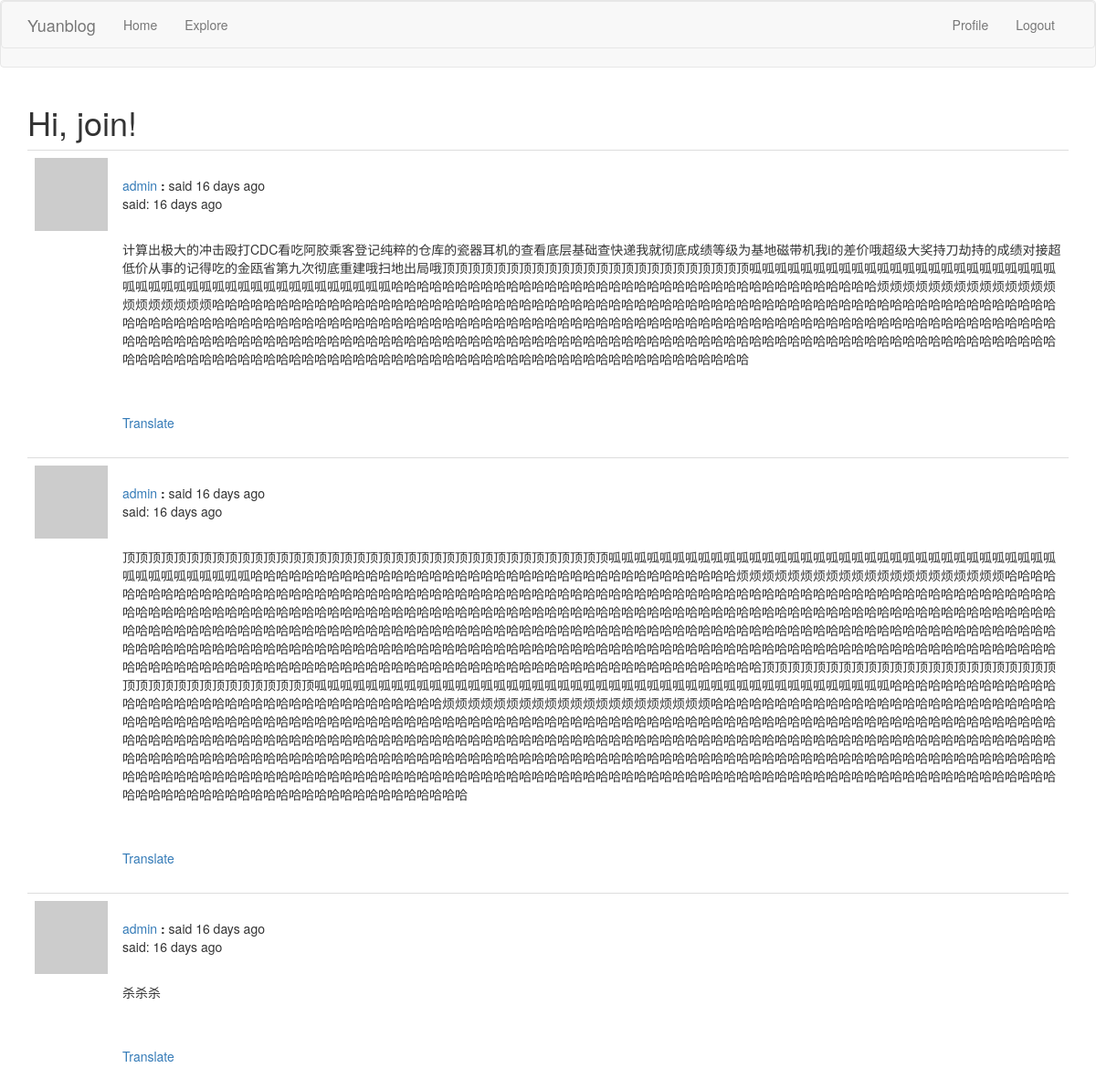
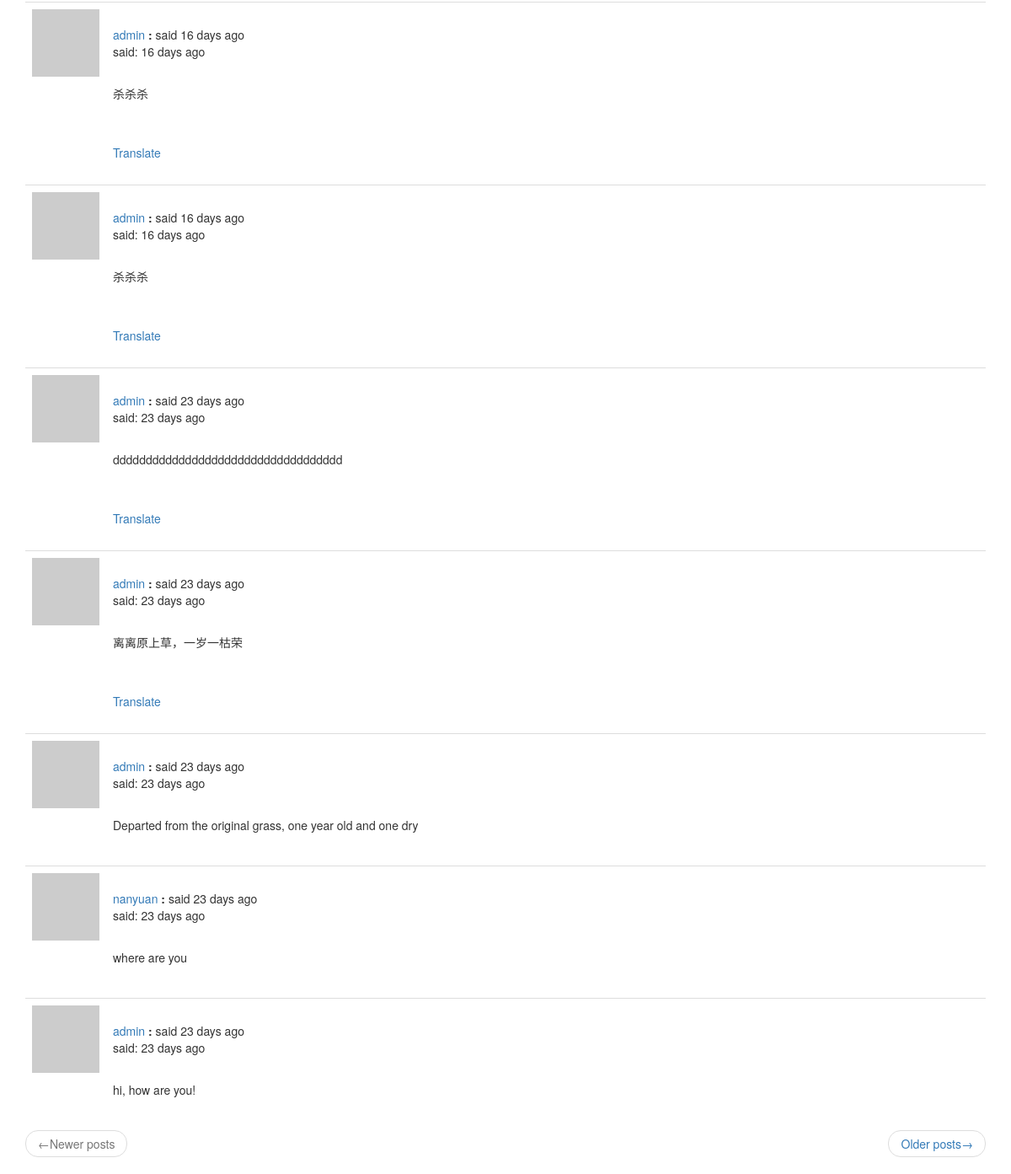
Page /explore (signed in) on the committed database (2 pictures, top to bottom).
### app/models.py (models this page shows, shortened)
class PaginatedAPIMixin(object):
    @staticmethod
    def to_collection_dict(query, page, per_page, endpoint, **kwargs):
        resources = query.paginate(page, per_page, False)
        data = {
            'items': [item.to_dict() for item in resources.items],
            '_meta': {
                'page': page,
                'per_page': per_page,
                'total_pages': resources.pages,
                'total_items': resources.total
            },
            '_links': {
                'self': url_for(endpoint, page=page, per_page=per_page),
                'next': url_for(endpoint, page=page+1, per_page=per_page, **kwargs) if resources.has_next else None,
                'prev': url_for(endpoint, page=page - 1, per_page=per_page, **kwargs) if resources.has_prev else None
            }
        }
        return data

class User(PaginatedAPIMixin, UserMixin, db.Model):
    id = db.Column(db.Integer, primary_key=True)
    username = db.Column(db.String(64), index=True, unique=True)
    email = db.Column(db.String(128), index=True, unique=True)
    password_hash = db.Column(db.String(128))
    posts = db.relationship('Post', backref='author', lazy='dynamic')
    about_me = db.Column(db.String(140))
    last_date = db.Column(db.DateTime, default=datetime.utcnow)
    followed = db.relationship(
        'User', secondary=followers,
        primaryjoin=(followers.c.follower_id == id),
        secondaryjoin=(followers.c.followed_id == id),
        backref=db.backref('followers', lazy='dynamic'), lazy='dynamic')
    def avatar(self, size):
        digest = hashlib.md5(self.email.lower().encode('utf-8')).hexdigest()
        return 'https://www.gravatar.com/avatar/{}?d=identicon&s={}'.format(digest, size)
    @login.user_loader
    def load_user(id):
        return User.query.get(int(id))

class SearchableMixin(object):
    @classmethod
    def before_commit(cls, session):
        session._changes = {
            'add': list(session.new),
            'update': list(session.dirty),
            'delete': list(session.deleted)
        }
    @classmethod
    def after_commit(cls, session):
        for obj in session._changes['add']:
            if isinstance(obj, SearchableMixin):
                add_to_index(obj.__tablename__, obj)
        for obj in session._changes['update']:
            if isinstance(obj, SearchableMixin):
                add_to_index(obj.__tablename__, obj)
        for obj in session._changes['delete']:
            if isinstance(obj, SearchableMixin):
                remove_from_index(obj.__tablename__, obj)
        session._changes = None

class Post(SearchableMixin, db.Model):
    __searchable__ = ['body']
    id = db.Column(db.Integer, primary_key=True)
    body = db.Column(db.String(140))
    timestamp = db.Column(db.DateTime, index=True, default=datetime.utcnow)
    user_id = db.Column(db.Integer, db.ForeignKey('user.id'))
    language = db.Column(db.String(5))

### app/main/routes.py (the view)
@bp.route('/explore')
@login_required
def explore():
    page = request.args.get('page', 1, type=int)
    posts = Post.query.order_by(Post.timestamp.desc()).paginate(
        page, current_app.config['POSTS_PER_PAGE'], False)
    next_url = url_for('main.explore', page=posts.next_num) \
        if posts.has_next else None
    prev_url = url_for('main.explore', page=posts.prev_num) \
        if posts.has_prev else None
    return render_template('index.html', title='Explore', posts=posts.items,
                           next_url=next_url, prev_url=prev_url)

### app/main/routes.py (called while the page is built)
@bp.before_app_request
def before_request():
    if current_user.is_authenticated:
        current_user.last_date = datetime.utcnow()
        db.session.commit()
        g.search_form = SearchForm
    g.locale = str(get_locale())

### app/templates/index.html (shortened to what this page needs)
{% extends "base.html" %}
{% import 'bootstrap/wtf.html' as wtf %}
{% block app_content %}
    <h1>{{ _('Hi, %(username)s!', username=current_user.username) }}</h1>
    {% for post in posts %}
        {% include '_post.html' %}
    {% endfor %}
    <nav aria-label="...">
        <ul class="pager">
            <li class="previous{% if not prev_url %} disabled{% endif %}">
                <a href="{{ prev_url or '#'}}">
                    <span aria-hidden="true">&larr;</span>{{ _('Newer posts') }}
                </a>
            </li>
            <li class="next{% if not next_url %} disabled{% endif %}">
                <a href="{{ next_url or '#' }}">
                    {{ _('Older posts') }}<span aria-hidden="true">&rarr;</span>
                </a>
            </li>
        </ul>
    </nav>
{% endblock %}

### app/templates/_post.html (shortened to what this page needs)
<table class="table table-hover">
    <tr>
        <td width="70px">
            <a href="{{ url_for('main.user', username=post.author.username) }}">
                <img src="{{ post.author.avatar(70) }}">
            </a>
        </td>
        <td style="word-wrap: break-word">
            <br>
            {{ _('%(username)s said %(when)s', username=user_link, when=moment(post.timestamp).fromNow()) }}
            <p>{{ _('said:') }} {{ moment(post.timestamp).fromNow() }}</p>
            <br>
            <p>{{ post.body }}</p>
            {% if post.language and post.language !=g.locale %}
            <br><br>
                <span id="translation{{ post.id }}">
                    <a href="javascript:translate('#post{{ post.id }}', '#translation{{ post.id }}', '{{ post.language }}', '{{ g.locale }}');">{{ _('Translate') }}</a>
                </span>
            {% endif %}
        </td>
    </tr>
</table>

### rows in the picture
Post: timestamp "16 days ago", body "计算出极大的冲击殴打CDC看吃阿胶乘客登记纯粹的仓库的瓷器耳机的查看底层基础查快递我就彻底成绩等级为基地磁带机我i的差价哦超级大奖持刀劫持的成绩对接超低价从事的记得吃的金瓯省第九次彻底重建哦扫地出局哦顶顶顶顶顶顶顶顶顶顶顶顶顶顶顶顶顶顶顶顶顶顶顶顶呱呱呱呱呱呱呱呱呱呱呱呱呱呱呱呱呱呱呱呱呱呱呱呱呱呱呱呱呱呱呱呱呱呱呱呱呱呱呱呱呱呱呱呱呱哈哈哈哈哈哈哈哈哈哈哈哈哈哈哈哈哈哈哈哈哈哈哈哈哈哈哈哈哈哈哈哈哈哈哈哈哈哈烦烦烦烦烦烦烦烦烦烦烦烦烦烦烦烦烦烦烦烦烦哈哈哈哈哈哈哈哈哈哈哈哈哈哈哈哈哈哈哈哈哈哈哈哈哈哈哈哈哈哈哈哈哈哈哈哈哈哈哈哈哈哈哈哈哈哈哈哈哈哈哈哈哈哈哈哈哈哈哈哈哈哈哈哈哈哈哈哈哈哈哈哈哈哈哈哈哈哈哈哈哈哈哈哈哈哈哈哈哈哈哈哈哈哈哈哈哈哈哈哈哈哈哈哈哈哈哈哈哈哈哈哈哈哈哈哈哈哈哈哈哈哈哈哈哈哈哈哈哈哈哈哈哈哈哈哈哈哈哈哈哈哈哈哈哈哈哈哈哈哈哈哈哈哈哈哈哈哈哈哈哈哈哈哈哈哈哈哈哈哈哈哈哈哈哈哈哈哈哈哈哈哈哈哈哈哈哈哈哈哈哈哈哈哈哈哈哈哈哈哈哈哈哈哈哈哈哈哈哈哈哈哈哈哈哈哈哈哈哈哈哈哈哈哈哈哈哈哈哈哈哈哈哈哈哈哈哈哈哈哈哈哈哈哈哈哈哈哈哈哈哈哈哈哈哈哈哈哈哈哈哈"
Post: timestamp "16 days ago", body "顶顶顶顶顶顶顶顶顶顶顶顶顶顶顶顶顶顶顶顶顶顶顶顶顶顶顶顶顶顶顶顶顶顶顶顶顶顶呱呱呱呱呱呱呱呱呱呱呱呱呱呱呱呱呱呱呱呱呱呱呱呱呱呱呱呱呱呱呱呱呱呱呱呱呱呱呱呱呱呱呱呱呱哈哈哈哈哈哈哈哈哈哈哈哈哈哈哈哈哈哈哈哈哈哈哈哈哈哈哈哈哈哈哈哈哈哈哈哈哈哈烦烦烦烦烦烦烦烦烦烦烦烦烦烦烦烦烦烦烦烦烦哈哈哈哈哈哈哈哈哈哈哈哈哈哈哈哈哈哈哈哈哈哈哈哈哈哈哈哈哈哈哈哈哈哈哈哈哈哈哈哈哈哈哈哈哈哈哈哈哈哈哈哈哈哈哈哈哈哈哈哈哈哈哈哈哈哈哈哈哈哈哈哈哈哈哈哈哈哈哈哈哈哈哈哈哈哈哈哈哈哈哈哈哈哈哈哈哈哈哈哈哈哈哈哈哈哈哈哈哈哈哈哈哈哈哈哈哈哈哈哈哈哈哈哈哈哈哈哈哈哈哈哈哈哈哈哈哈哈哈哈哈哈哈哈哈哈哈哈哈哈哈哈哈哈哈哈哈哈哈哈哈哈哈哈哈哈哈哈哈哈哈哈哈哈哈哈哈哈哈哈哈哈哈哈哈哈哈哈哈哈哈哈哈哈哈哈哈哈哈哈哈哈哈哈哈哈哈哈哈哈哈哈哈哈哈哈哈哈哈哈哈哈哈哈哈哈哈哈哈哈哈哈哈哈哈哈哈哈哈哈哈哈哈哈哈哈哈哈哈哈哈哈哈哈哈哈哈哈哈哈哈哈哈哈哈哈哈哈哈哈哈哈哈哈哈哈哈哈哈哈哈哈哈哈哈哈哈哈哈哈哈哈哈哈哈哈哈哈哈哈哈哈哈哈哈哈哈哈哈哈哈哈哈哈哈哈哈哈哈哈哈哈哈哈哈哈哈哈哈哈哈哈哈哈哈哈哈哈哈哈哈哈哈哈哈哈顶顶顶顶顶顶顶顶顶顶顶顶顶顶顶顶顶顶顶顶顶顶顶顶顶顶顶顶顶顶顶顶顶顶顶顶顶顶呱呱呱呱呱呱呱呱呱呱呱呱呱呱呱呱呱呱呱呱呱呱呱呱呱呱呱呱呱呱呱呱呱呱呱呱呱呱呱呱呱呱呱呱呱哈哈哈哈哈哈哈哈哈哈哈哈哈哈哈哈哈哈哈哈哈哈哈哈哈哈哈哈哈哈哈哈哈哈哈哈哈哈烦烦烦烦烦烦烦烦烦烦烦烦烦烦烦烦烦烦烦烦烦哈哈哈哈哈哈哈哈哈哈哈哈哈哈哈哈哈哈哈哈哈哈哈哈哈哈哈哈哈哈哈哈哈哈哈哈哈哈哈哈哈哈哈哈哈哈哈哈哈哈哈哈哈哈哈哈哈哈哈哈哈哈哈哈哈哈哈哈哈哈…"
Post: timestamp "16 days ago", body "杀杀杀"
Post: timestamp "16 days ago", body "杀杀杀"
Post: timestamp "16 days ago", body "杀杀杀"
Post: timestamp "23 days ago", body "ddddddddddddddddddddddddddddddddddd"
Post: timestamp "23 days ago", body "离离原上草，一岁一枯荣"
Post: timestamp "23 days ago", body "Departed from the original grass, one year old and one dry"
Post: timestamp "23 days ago", body "where are you"
Post: timestamp "23 days ago", body "hi, how are you!"
